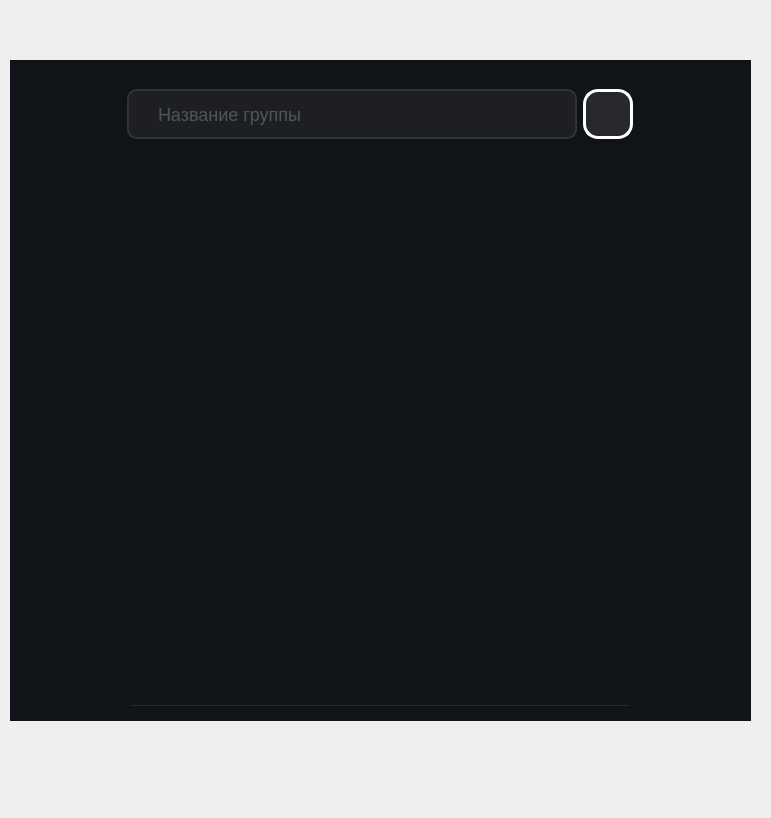
<?xml version="1.0" encoding="UTF-8"?>
<ui version="4.0">
 <class>Groups_List</class>
 <widget class="QWidget" name="Groups_List">
  <property name="geometry">
   <rect>
    <x>0</x>
    <y>0</y>
    <width>771</width>
    <height>818</height>
   </rect>
  </property>
  <property name="windowTitle">
   <string>Form</string>
  </property>
  <widget class="QFrame" name="Column">
   <property name="geometry">
    <rect>
     <x>10</x>
     <y>60</y>
     <width>741</width>
     <height>661</height>
    </rect>
   </property>
   <property name="sizePolicy">
    <sizepolicy hsizetype="Fixed" vsizetype="Preferred">
     <horstretch>10</horstretch>
     <verstretch>0</verstretch>
    </sizepolicy>
   </property>
   <property name="minimumSize">
    <size>
     <width>50</width>
     <height>50</height>
    </size>
   </property>
   <property name="styleSheet">
    <string notr="true">background-color:rgba(16,19,23,255);</string>
   </property>
   <layout class="QVBoxLayout" name="verticalLayout_2" stretch="4">
    <property name="spacing">
     <number>0</number>
    </property>
    <property name="leftMargin">
     <number>0</number>
    </property>
    <property name="topMargin">
     <number>0</number>
    </property>
    <property name="rightMargin">
     <number>0</number>
    </property>
    <property name="bottomMargin">
     <number>0</number>
    </property>
    <item>
     <widget class="QFrame" name="groups_layout">
      <property name="styleSheet">
       <string notr="true">QListWidget {
background:transparent;
border:none;
}


QListWidget::item
{
    background:none; 
}
QListWidget::item:selected
{
    background: none;
}

QScrollBar:vertical {
           border:none;
            width:10px;
             height:20px;
                                                            
  }
                                                        
 QScrollBar::up-arrow:vertical, QScrollBar::down-arrow:vertical
 {
         heigth:0;
 }
QScrollBar::add-page:vertical, QScrollBar::sub-page:vertical
 {
               background: none;
 }
  QScrollBar::add-line:vertical {
               height: 0px;
  }
 QScrollBar::sub-line:vertical {
 				height: 0px;
 }
QScrollBar::handle:vertical {
               background: orange;
                min-height:10px;
                 border-radius: 5px;
 }</string>
      </property>
      <layout class="QVBoxLayout" name="verticalLayout_3">
       <property name="spacing">
        <number>7</number>
       </property>
       <property name="leftMargin">
        <number>15</number>
       </property>
       <property name="topMargin">
        <number>20</number>
       </property>
       <property name="rightMargin">
        <number>15</number>
       </property>
       <property name="bottomMargin">
        <number>15</number>
       </property>
       <item alignment="Qt::AlignHCenter">
        <widget class="QFrame" name="horizontalFrame">
         <property name="sizePolicy">
          <sizepolicy hsizetype="Fixed" vsizetype="Preferred">
           <horstretch>0</horstretch>
           <verstretch>0</verstretch>
          </sizepolicy>
         </property>
         <layout class="QHBoxLayout" name="horizontalLayout">
          <item alignment="Qt::AlignHCenter">
           <widget class="QLineEdit" name="search_group_input">
            <property name="sizePolicy">
             <sizepolicy hsizetype="Fixed" vsizetype="Fixed">
              <horstretch>0</horstretch>
              <verstretch>0</verstretch>
             </sizepolicy>
            </property>
            <property name="minimumSize">
             <size>
              <width>450</width>
              <height>50</height>
             </size>
            </property>
            <property name="styleSheet">
             <string notr="true">QLineEdit{ 
width:250px;
height:30px;
border: 2px solid #323338;
border-radius: 10px;
background-color:#1e1f22;
font-size:18px;
color:#808994;
text-align:left;
padding-left:27px;
}

</string>
            </property>
            <property name="inputMask">
             <string/>
            </property>
            <property name="text">
             <string/>
            </property>
            <property name="maxLength">
             <number>50</number>
            </property>
            <property name="placeholderText">
             <string>Название группы</string>
            </property>
           </widget>
          </item>
          <item>
           <widget class="QPushButton" name="Search_button">
            <property name="sizePolicy">
             <sizepolicy hsizetype="Fixed" vsizetype="Fixed">
              <horstretch>0</horstretch>
              <verstretch>0</verstretch>
             </sizepolicy>
            </property>
            <property name="minimumSize">
             <size>
              <width>50</width>
              <height>50</height>
             </size>
            </property>
            <property name="maximumSize">
             <size>
              <width>50</width>
              <height>50</height>
             </size>
            </property>
            <property name="cursor">
             <cursorShape>PointingHandCursor</cursorShape>
            </property>
            <property name="styleSheet">
             <string notr="true">background-color:rgba(38,40,45,255);
border:none;
border-radius:15%;
border:3px solid white;</string>
            </property>
            <property name="text">
             <string/>
            </property>
            <property name="icon">
             <iconset resource="../res-rec.qrc">
              <normaloff>:/icons/icon/search_53dp_E3E3E3_FILL0_wght400_GRAD0_opsz48.svg</normaloff>:/icons/icon/search_53dp_E3E3E3_FILL0_wght400_GRAD0_opsz48.svg</iconset>
            </property>
            <property name="iconSize">
             <size>
              <width>35</width>
              <height>35</height>
             </size>
            </property>
           </widget>
          </item>
         </layout>
        </widget>
       </item>
       <item alignment="Qt::AlignHCenter">
        <widget class="QListWidget" name="group_request">
         <property name="sizePolicy">
          <sizepolicy hsizetype="Fixed" vsizetype="Expanding">
           <horstretch>0</horstretch>
           <verstretch>0</verstretch>
          </sizepolicy>
         </property>
         <property name="minimumSize">
          <size>
           <width>500</width>
           <height>0</height>
          </size>
         </property>
         <property name="styleSheet">
          <string notr="true">QListWidget {
border:1px solid rgba(38,40,45,255);
border-left:none;
border-right:none;
border-top:none;
}

</string>
         </property>
         <property name="verticalScrollBarPolicy">
          <enum>Qt::ScrollBarAsNeeded</enum>
         </property>
        </widget>
       </item>
      </layout>
     </widget>
    </item>
   </layout>
  </widget>
 </widget>
 <resources>
  <include location="../res-rec.qrc"/>
 </resources>
 <connections/>
</ui>
